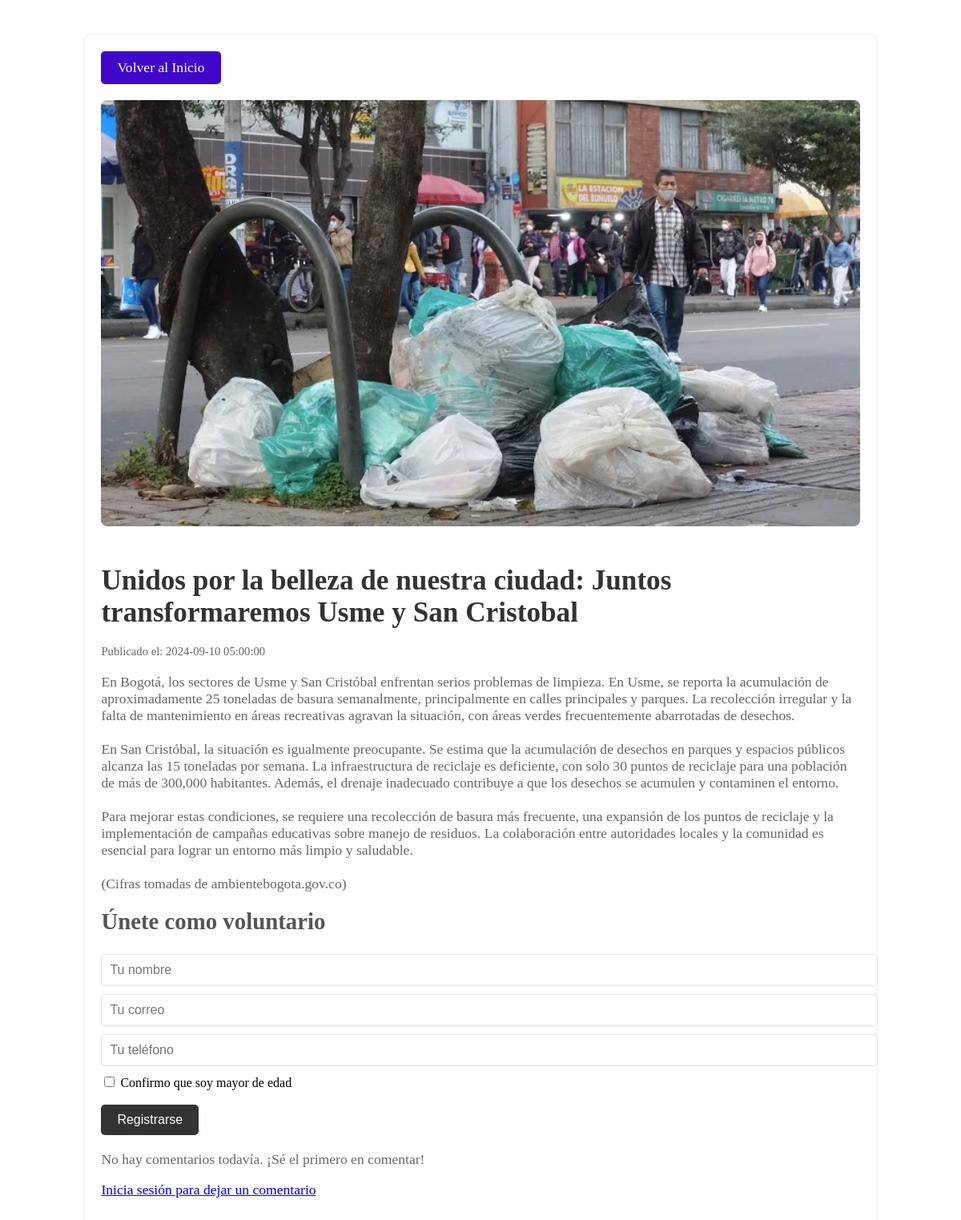
The page /detalle.php?noticia=12 on the database its author committed.
### tables this page shows
CREATE TABLE `noticias` (
  `id` int(11) NOT NULL,
  `titulo` varchar(255) NOT NULL,
  `contenido` text NOT NULL,
  `resumen` text DEFAULT NULL,
  `fecha_publicacion` timestamp NOT NULL DEFAULT current_timestamp(),
  `imagen` varchar(255) DEFAULT NULL,
  `categoria` varchar(100) NOT NULL DEFAULT 'general'
);

### detalle.php (the view, shortened to what this page needs)
<?php
include 'db.php';
$noticia_id = isset($_GET['noticia']) ? intval($_GET['noticia']) : 0;
if ($noticia_id > 0) {
    $sql = "SELECT titulo, contenido, fecha_publicacion, imagen FROM noticias WHERE id = $noticia_id";
    $result = $conn->query($sql);
    if ($result->num_rows > 0) {
        $row = $result->fetch_assoc();
        $titulo = $row['titulo'];
        $contenido = $row['contenido'];
        $fecha = $row['fecha_publicacion'];
        $imagen = $row['imagen'];
    } else {
        echo "Noticia no encontrada.";
        exit();
    }
} else {
    echo "ID de noticia no válido.";
    exit();
}
?>
<!DOCTYPE html>
<html lang="es">
<head>
    <link rel="stylesheet" href="css/detalless.css">
</head>
<body>
<br><br>
    <div class="container">
        <a href="index.php" class="volver-inicio">Volver al Inicio</a>
        <?php if (!empty($imagen)) : ?>
            <?php
            $imagen_path = 'admin/uploads/' . htmlspecialchars($imagen);
            ?>
            <img src="<?php echo $imagen_path; ?>" alt="<?php echo htmlspecialchars($titulo); ?>" class="imagen-noticia">
        <?php endif; ?>
        <h1><?php echo htmlspecialchars($titulo); ?></h1>
        <p><small>Publicado el: <?php echo $fecha; ?></small></p>
        <p><?php echo nl2br(htmlspecialchars($contenido)); ?></p>
<h2>Únete como voluntario</h2>
<form action="voluntario.php" method="POST">
    <input type="text" name="nombre" placeholder="Tu nombre" required><br>
    <input type="email" name="correo" placeholder="Tu correo" required><br>
    <input type="text" name="telefono" placeholder="Tu teléfono" required><br>
    <div>
        <input type="checkbox" id="mayorEdad" name="mayor_edad" required>
        <label for="mayorEdad">Confirmo que soy mayor de edad</label>
    </div><br>
    <button type="submit">Registrarse</button>
</form>
<div id="lista-comentarios">
    <?php
    $conn = new mysqli('localhost', 'root', '', 'bogota');
    $sql = "
    SELECT c.comentario, c.fecha_comentario, p.nombre
    FROM comentarios c
    JOIN perfiles p ON c.user_id = p.id
    WHERE c.noticia_id = $noticia_id
    ORDER BY c.fecha_comentario DESC";
    $result = $conn->query($sql);
    if ($result->num_rows > 0) {
        while ($row = $result->fetch_assoc()) {
            echo "<div class='comentario'>";
            echo "<strong>" . htmlspecialchars($row['nombre'], ENT_QUOTES, 'UTF-8') . ":</strong>";
            echo "<p>" . htmlspecialchars($row['comentario'], ENT_QUOTES, 'UTF-8') . "</p>";
            echo "<small>Enviado el: " . $row['fecha_comentario'] . "</small>";
            echo "</div>";
        }
    } else {
        echo "<p>No hay comentarios todavía. ¡Sé el primero en comentar!</p>";
    }
    ?>
</div>
<div id="comentario-form">
    <?php
    if (isset($_SESSION['user_id'])) {
        ?>
        <form action="guardar_comentario.php" method="POST">
            <textarea name="comentario" placeholder="Escribe tu comentario aquí..." required></textarea>
            <input type="hidden" name="noticia_id" value="<?php echo $noticia_id; ?>">
            <button type="submit">Enviar Comentario</button>
        </form>
        <?php
    } else {
        echo '<p><a href="login.php">Inicia sesión para dejar un comentario</a></p>';
    }
    ?>
</div>
    </div>
</body>
</html>

### css/detalless.css (style rules this page uses)
a.volver-inicio { display: inline-block; background-color: #4106cc; color: #fff; padding: 10px 20px; text-decoration: none; font-size: 1.1em; border-radius: 5px; margin-bottom: 20px; transition: background-color 0.3s ease; }
.container { width: 80%; margin: 0 auto; padding: 20px; background: #fff; border-radius: 8px; box-shadow: 0 0 5px rgba(0, 0, 0, 0.1); }
h1 { font-size: 2.2em; color: #333; margin-bottom: 10px; }
h2 { font-size: 1.8em; color: #555; margin-top: 20px; }
p { font-size: 1.1em; color: #666; }
.imagen-noticia { width: 100%; height: auto; border-radius: 8px; margin-bottom: 20px; }
form { margin-top: 20px; }
input[type="text"], input[type="email"], textarea { width: 100%; padding: 10px; border: 1px solid #ddd; border-radius: 5px; margin-bottom: 10px; font-size: 1em; }
button { background-color: #333; color: #fff; border: none; padding: 10px 20px; font-size: 1em; border-radius: 5px; cursor: pointer; transition: background-color 0.3s ease; }
#lista-comentarios { margin-top: 20px; }

### rows shown on the page
noticias: imagen (picture), titulo "Unidos por la belleza de nuestra ciudad: Juntos transformaremos Usme y San Cristobal", fecha_publicacion "2024-09-10 05:00:00", contenido "En Bogotá, los sectores de Usme y San Cristóbal enfrentan serios problemas de limpieza. En Usme, se reporta la acumulación de aproximadamente 25 toneladas de basura semanalmente, principalmente en calles principales y parques. La recolección irregular y la falta de mantenimiento en áreas recreativas agravan la situación, con áreas verdes frecuentemente abarrotadas de desechos. En San Cristóbal, la situación es igualmente preocupante. Se estima que la acumulación de desechos en parques y espacios públicos alcanza las 15 toneladas por semana. La infraestructura de reciclaje es deficiente, con solo 30 puntos de reciclaje para una población de más de 300,000 habitantes. Además, el drenaje…"
